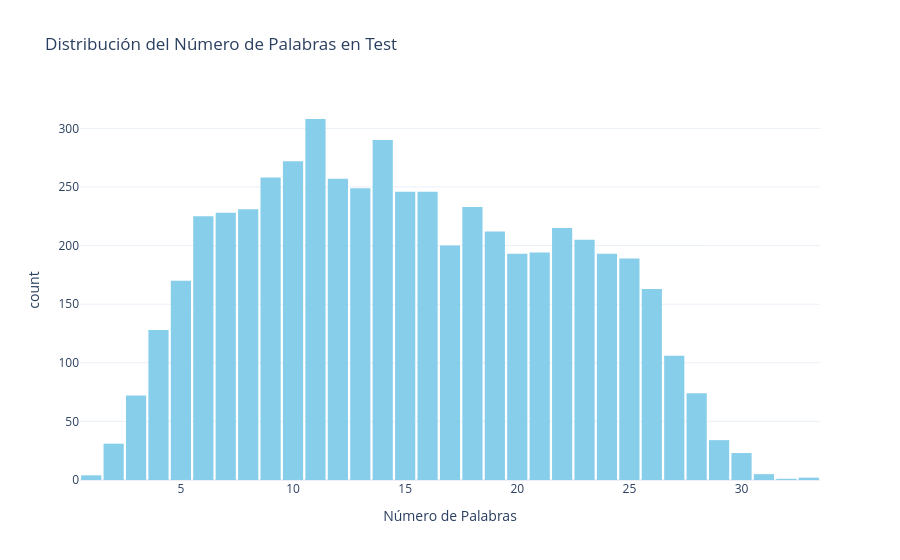

The code cell stored with this chart in its notebook:
### Code cell
test['char_count'] = test['text'].str.len()
test['word_count'] = test['text'].apply(lambda x: len(str(x).split()))
print(test[['char_count', 'word_count']].describe())

fig_hist = px.histogram(test, 
                        x="word_count", 
                        nbins=50,
                        title="Distribución del Número de Palabras en Test",
                        labels={'word_count': 'Número de Palabras'},
                        color_discrete_sequence=['skyblue'])
fig_hist.update_layout(template='plotly_white', bargap=0.1)
fig_hist.show()

fig_box = px.box(test, 
                 x="label", 
                 y="word_count", 
                 color="label",
                 points="outliers", # Muestra los puntos que se salen del rango normal
                 title="Comparativa de Longitud de Palabras por Clase en Test",
                 labels={'word_count': 'Palabras', 'label': 'Clase'},
                 color_discrete_sequence=px.colors.qualitative.Set2)
fig_box.update_layout(template='plotly_white', showlegend=False)
fig_box.show()

### Figure 1 — Plotly figure (JSON) as saved in the notebook; plotly's stock layout.template omitted (floating-point values rounded to 4 significant figures; data arrays with more than 128 entries replaced by an {"elided": "..."} marker saying what was removed)
{"data": [{"bingroup": "x", "hovertemplate": "Número de Palabras=%{x}<br>count=%{y}<extra></extra>", "legendgroup": "", "marker": {"color": "skyblue", "pattern": {"shape": ""}}, "name": "", "nbinsx": 50, "orientation": "v", "showlegend": false, "type": "histogram", "x": {"elided": "5457 int values"}, "xaxis": "x", "yaxis": "y"}], "layout": {"bargap": 0.1, "barmode": "relative", "legend": {"tracegroupgap": 0}, "title": {"text": "Distribución del Número de Palabras en Test"}, "xaxis": {"anchor": "y", "domain": [0, 1], "title": {"text": "Número de Palabras"}}, "yaxis": {"anchor": "x", "domain": [0, 1], "title": {"text": "count"}}}}
